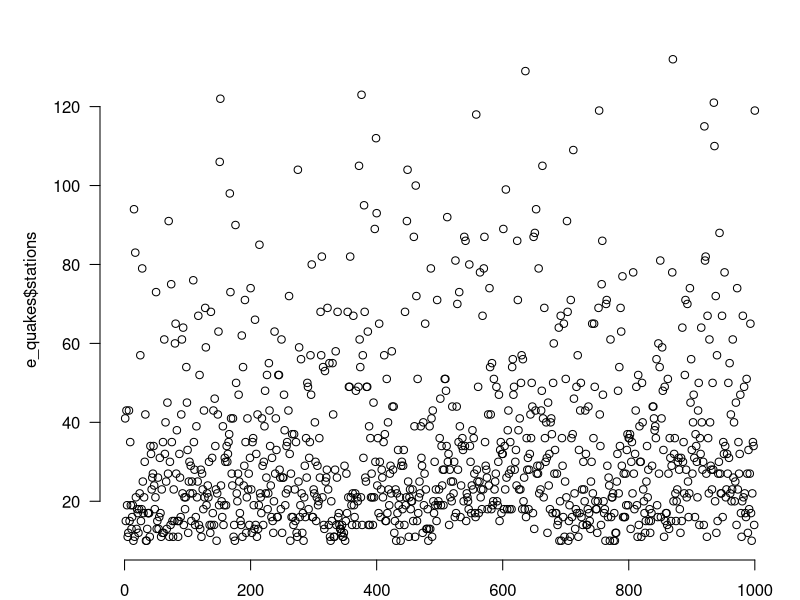
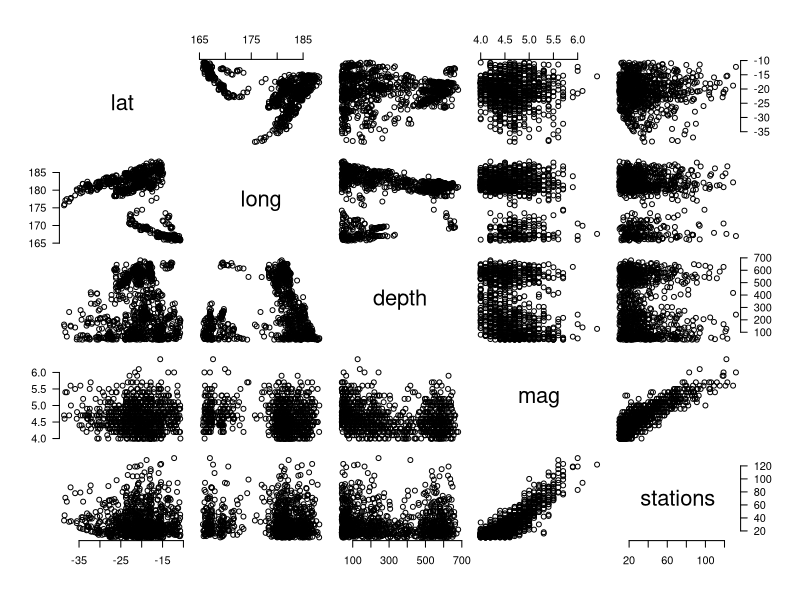
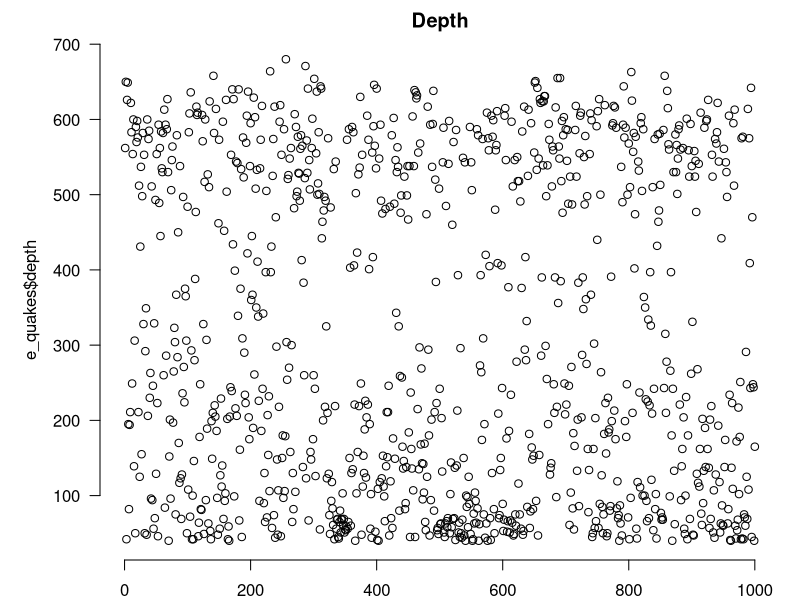
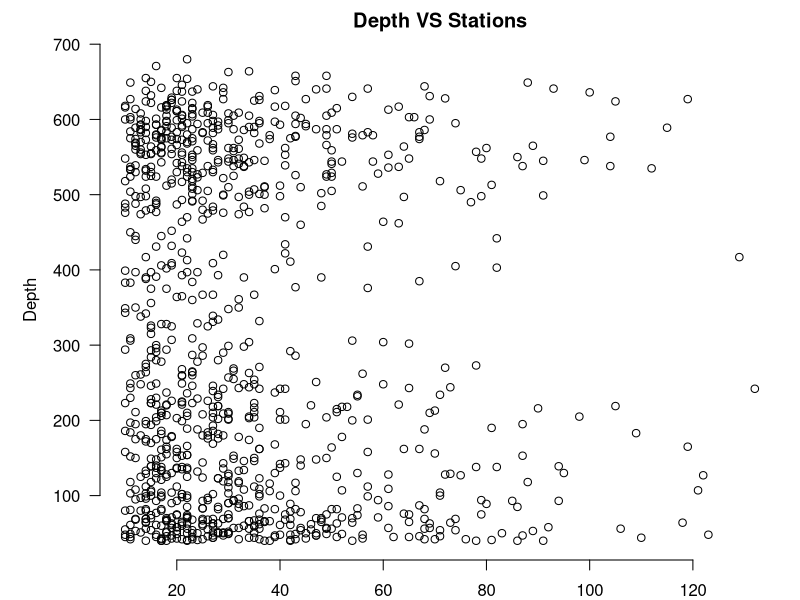
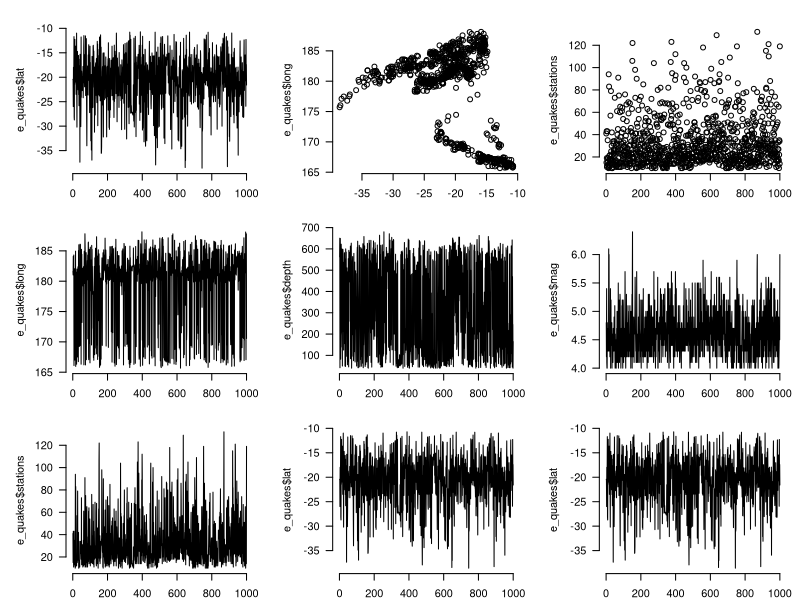
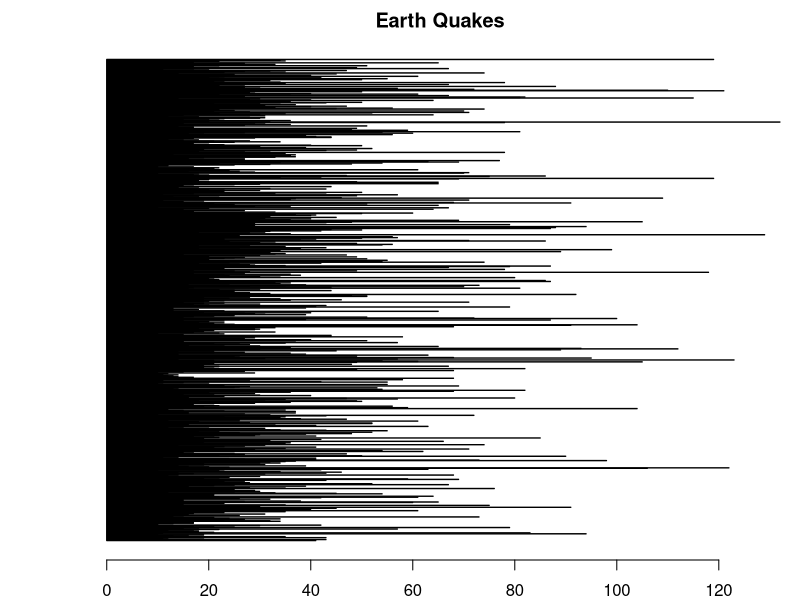
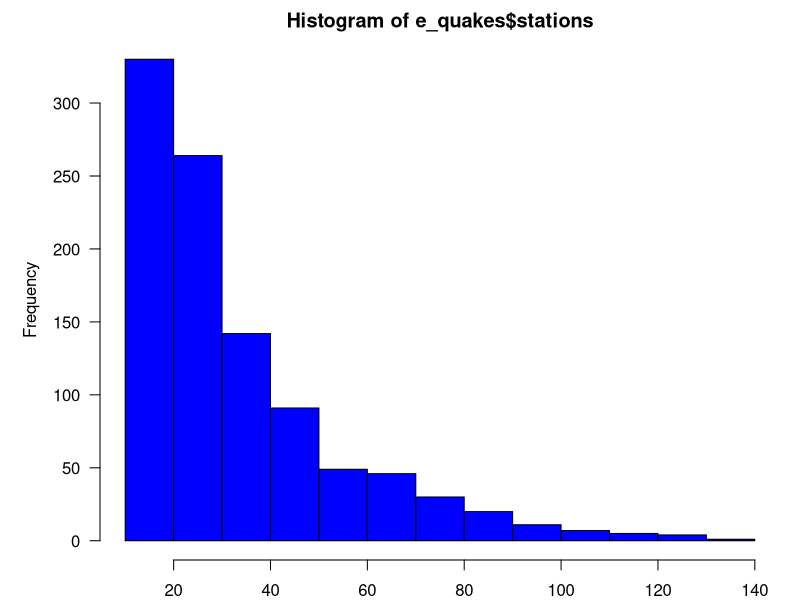
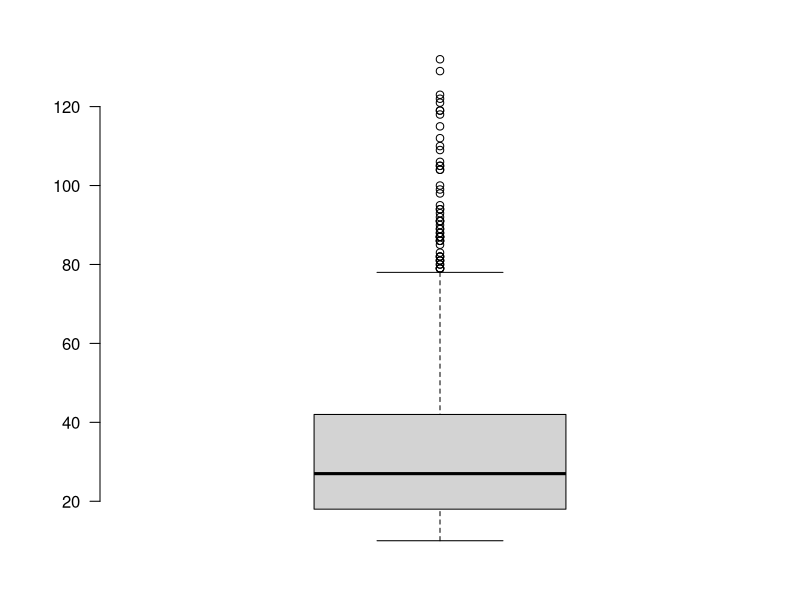

Reproduce these figures in R, in order.
# We are storing the data set into the e_quakes variable 
e_quakes<-datasets::quakes
# Lets see what we have in e_quakes
e_quakes # We have latittude, Longitude, depth, Magnitude and Stations with 1000 Observations and 5 Variables
# Lets select the only fisr two valraibles
e_quakes[,c(1,2)] # If the first part of the sqaure bracket is empty then that means we have selected all rows and first two coloumns
# Lets see the first few rows information along with the header
head(e_quakes)
# Lets see the last few rows, in the same way we have done in previous line
tail(e_quakes)
# Now we will see how to get Mean Meadian and standard Deviation for a single coloumn 
summary(e_quakes$stations)
# Now we will see how to get Mean Median and Standard Devieation for all the coloumns
summary(e_quakes)
# We will go with plots now...
par(mfrow=c(1,1),mar=c(2,5,2,1), las=1, bty="n")
plot(e_quakes$stations)
plot(e_quakes)
View(e_quakes)
plot(e_quakes$depth, main = 'Depth')
plot(e_quakes$stations, e_quakes$depth, main = 'Depth VS Stations', xlab = 'Stations', ylab = 'Depth')
par(mfrow=c(3,3),mar=c(2,5,2,1), las=1, bty="n")
plot(e_quakes$lat, type = 'l')
plot(e_quakes$lat, e_quakes$long)
plot(e_quakes$stations)
plot(e_quakes$long, type = 'l')
plot(e_quakes$depth, type = 'l')
plot(e_quakes$mag, type = 'l')
plot(e_quakes$stations, type = 'l')
plot(e_quakes$lat, type = 'l')
plot(e_quakes$lat, type = 'l')
par(mfrow=c(1,1),mar=c(2,5,2,1), las=1, bty="n")

# Now we will go for Bar plot for bar chart 
barplot(e_quakes$stations , main = 'Earth Quakes',
        xlab = 'Stations' , col = 'blue', horiz = T)
# Histogram
hist(e_quakes$stations, xlab = 'Stations', ylab = 'Frequency', col = 'Blue')

# Boxplot - Single
boxplot(e_quakes$stations)

#Box plot - Multiple
boxplot(e_quakes$stations, e_quakes$mag, e_quakes$depth, col = 'Blue')
